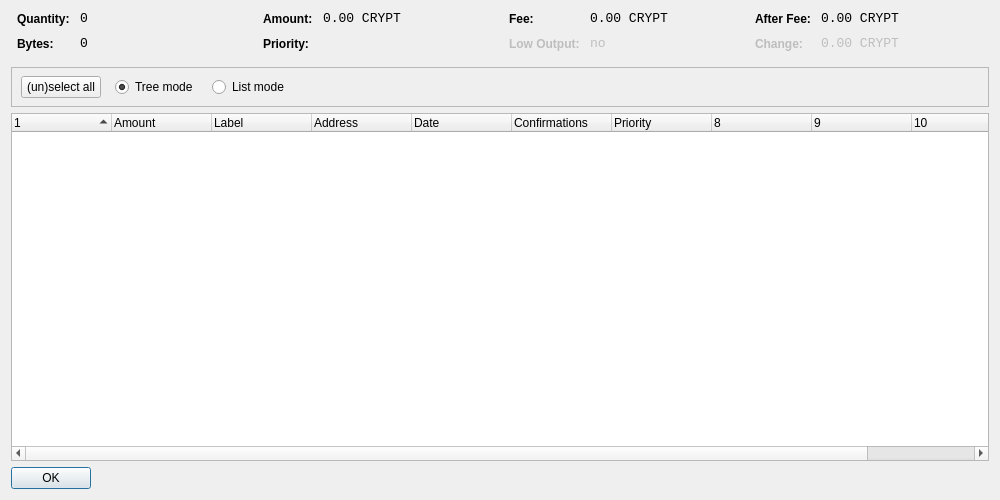
<?xml version="1.0" encoding="UTF-8"?>
<ui version="4.0">
 <class>CoinControlDialog</class>
 <widget class="QDialog" name="CoinControlDialog">
  <property name="geometry">
   <rect>
    <x>0</x>
    <y>0</y>
    <width>1000</width>
    <height>500</height>
   </rect>
  </property>
  <property name="windowTitle">
   <string>Coin Control</string>
  </property>
  <layout class="QVBoxLayout" name="verticalLayout">
   <item>
    <layout class="QHBoxLayout" name="horizontalLayoutTop" stretch="0,0,0,0">
     <property name="topMargin">
      <number>0</number>
     </property>
     <property name="bottomMargin">
      <number>10</number>
     </property>
     <item>
      <layout class="QFormLayout" name="formLayoutCoinControl1">
       <property name="horizontalSpacing">
        <number>10</number>
       </property>
       <property name="verticalSpacing">
        <number>10</number>
       </property>
       <property name="leftMargin">
        <number>6</number>
       </property>
       <property name="rightMargin">
        <number>6</number>
       </property>
       <item row="0" column="0">
        <widget class="QLabel" name="labelCoinControlQuantityText">
         <property name="styleSheet">
          <string notr="true">font-weight:bold;</string>
         </property>
         <property name="text">
          <string>Quantity:</string>
         </property>
        </widget>
       </item>
       <item row="0" column="1">
        <widget class="QLabel" name="labelCoinControlQuantity">
         <property name="font">
          <font>
           <family>Monospace</family>
           <pointsize>10</pointsize>
          </font>
         </property>
         <property name="cursor">
          <cursorShape>IBeamCursor</cursorShape>
         </property>
         <property name="contextMenuPolicy">
          <enum>Qt::ActionsContextMenu</enum>
         </property>
         <property name="text">
          <string notr="true">0</string>
         </property>
         <property name="textInteractionFlags">
          <set>Qt::LinksAccessibleByMouse|Qt::TextSelectableByKeyboard|Qt::TextSelectableByMouse</set>
         </property>
        </widget>
       </item>
       <item row="1" column="0">
        <widget class="QLabel" name="labelCoinControlBytesText">
         <property name="styleSheet">
          <string notr="true">font-weight:bold;</string>
         </property>
         <property name="text">
          <string>Bytes:</string>
         </property>
        </widget>
       </item>
       <item row="1" column="1">
        <widget class="QLabel" name="labelCoinControlBytes">
         <property name="font">
          <font>
           <family>Monospace</family>
           <pointsize>10</pointsize>
          </font>
         </property>
         <property name="cursor">
          <cursorShape>IBeamCursor</cursorShape>
         </property>
         <property name="contextMenuPolicy">
          <enum>Qt::ActionsContextMenu</enum>
         </property>
         <property name="text">
          <string notr="true">0</string>
         </property>
         <property name="textInteractionFlags">
          <set>Qt::LinksAccessibleByMouse|Qt::TextSelectableByKeyboard|Qt::TextSelectableByMouse</set>
         </property>
        </widget>
       </item>
      </layout>
     </item>
     <item>
      <layout class="QFormLayout" name="formLayoutCoinControl2">
       <property name="horizontalSpacing">
        <number>10</number>
       </property>
       <property name="verticalSpacing">
        <number>10</number>
       </property>
       <property name="leftMargin">
        <number>6</number>
       </property>
       <property name="rightMargin">
        <number>6</number>
       </property>
       <item row="0" column="0">
        <widget class="QLabel" name="labelCoinControlAmountText">
         <property name="styleSheet">
          <string notr="true">font-weight:bold;</string>
         </property>
         <property name="text">
          <string>Amount:</string>
         </property>
        </widget>
       </item>
       <item row="0" column="1">
        <widget class="QLabel" name="labelCoinControlAmount">
         <property name="font">
          <font>
           <family>Monospace</family>
           <pointsize>10</pointsize>
          </font>
         </property>
         <property name="cursor">
          <cursorShape>IBeamCursor</cursorShape>
         </property>
         <property name="contextMenuPolicy">
          <enum>Qt::ActionsContextMenu</enum>
         </property>
         <property name="text">
          <string notr="true">0.00 CRYPT</string>
         </property>
         <property name="textInteractionFlags">
          <set>Qt::LinksAccessibleByMouse|Qt::TextSelectableByKeyboard|Qt::TextSelectableByMouse</set>
         </property>
        </widget>
       </item>
       <item row="1" column="0">
        <widget class="QLabel" name="labelCoinControlPriorityText">
         <property name="styleSheet">
          <string notr="true">font-weight:bold;</string>
         </property>
         <property name="text">
          <string>Priority:</string>
         </property>
        </widget>
       </item>
       <item row="1" column="1">
        <widget class="QLabel" name="labelCoinControlPriority">
         <property name="font">
          <font>
           <family>Monospace</family>
           <pointsize>10</pointsize>
          </font>
         </property>
         <property name="cursor">
          <cursorShape>IBeamCursor</cursorShape>
         </property>
         <property name="contextMenuPolicy">
          <enum>Qt::ActionsContextMenu</enum>
         </property>
         <property name="text">
          <string/>
         </property>
         <property name="textInteractionFlags">
          <set>Qt::LinksAccessibleByMouse|Qt::TextSelectableByKeyboard|Qt::TextSelectableByMouse</set>
         </property>
        </widget>
       </item>
      </layout>
     </item>
     <item>
      <layout class="QFormLayout" name="formLayoutCoinControl3">
       <property name="horizontalSpacing">
        <number>10</number>
       </property>
       <property name="verticalSpacing">
        <number>10</number>
       </property>
       <property name="leftMargin">
        <number>6</number>
       </property>
       <property name="rightMargin">
        <number>6</number>
       </property>
       <item row="0" column="0">
        <widget class="QLabel" name="labelCoinControlFeeText">
         <property name="styleSheet">
          <string notr="true">font-weight:bold;</string>
         </property>
         <property name="text">
          <string>Fee:</string>
         </property>
        </widget>
       </item>
       <item row="0" column="1">
        <widget class="QLabel" name="labelCoinControlFee">
         <property name="font">
          <font>
           <family>Monospace</family>
           <pointsize>10</pointsize>
          </font>
         </property>
         <property name="cursor">
          <cursorShape>IBeamCursor</cursorShape>
         </property>
         <property name="contextMenuPolicy">
          <enum>Qt::ActionsContextMenu</enum>
         </property>
         <property name="text">
          <string notr="true">0.00 CRYPT</string>
         </property>
         <property name="textInteractionFlags">
          <set>Qt::LinksAccessibleByMouse|Qt::TextSelectableByKeyboard|Qt::TextSelectableByMouse</set>
         </property>
        </widget>
       </item>
       <item row="1" column="0">
        <widget class="QLabel" name="labelCoinControlLowOutputText">
         <property name="enabled">
          <bool>false</bool>
         </property>
         <property name="styleSheet">
          <string notr="true">font-weight:bold;</string>
         </property>
         <property name="text">
          <string>Low Output:</string>
         </property>
        </widget>
       </item>
       <item row="1" column="1">
        <widget class="QLabel" name="labelCoinControlLowOutput">
         <property name="enabled">
          <bool>false</bool>
         </property>
         <property name="font">
          <font>
           <family>Monospace</family>
           <pointsize>10</pointsize>
          </font>
         </property>
         <property name="cursor">
          <cursorShape>IBeamCursor</cursorShape>
         </property>
         <property name="contextMenuPolicy">
          <enum>Qt::ActionsContextMenu</enum>
         </property>
         <property name="text">
          <string notr="true">no</string>
         </property>
         <property name="textInteractionFlags">
          <set>Qt::LinksAccessibleByMouse|Qt::TextSelectableByKeyboard|Qt::TextSelectableByMouse</set>
         </property>
        </widget>
       </item>
      </layout>
     </item>
     <item>
      <layout class="QFormLayout" name="formLayoutCoinControl4">
       <property name="horizontalSpacing">
        <number>10</number>
       </property>
       <property name="verticalSpacing">
        <number>10</number>
       </property>
       <property name="leftMargin">
        <number>6</number>
       </property>
       <property name="rightMargin">
        <number>6</number>
       </property>
       <item row="0" column="0">
        <widget class="QLabel" name="labelCoinControlAfterFeeText">
         <property name="styleSheet">
          <string notr="true">font-weight:bold;</string>
         </property>
         <property name="text">
          <string>After Fee:</string>
         </property>
        </widget>
       </item>
       <item row="0" column="1">
        <widget class="QLabel" name="labelCoinControlAfterFee">
         <property name="font">
          <font>
           <family>Monospace</family>
           <pointsize>10</pointsize>
          </font>
         </property>
         <property name="cursor">
          <cursorShape>IBeamCursor</cursorShape>
         </property>
         <property name="contextMenuPolicy">
          <enum>Qt::ActionsContextMenu</enum>
         </property>
         <property name="text">
          <string notr="true">0.00 CRYPT</string>
         </property>
         <property name="textInteractionFlags">
          <set>Qt::LinksAccessibleByMouse|Qt::TextSelectableByKeyboard|Qt::TextSelectableByMouse</set>
         </property>
        </widget>
       </item>
       <item row="1" column="0">
        <widget class="QLabel" name="labelCoinControlChangeText">
         <property name="enabled">
          <bool>false</bool>
         </property>
         <property name="styleSheet">
          <string notr="true">font-weight:bold;</string>
         </property>
         <property name="text">
          <string>Change:</string>
         </property>
        </widget>
       </item>
       <item row="1" column="1">
        <widget class="QLabel" name="labelCoinControlChange">
         <property name="enabled">
          <bool>false</bool>
         </property>
         <property name="font">
          <font>
           <family>Monospace</family>
           <pointsize>10</pointsize>
          </font>
         </property>
         <property name="cursor">
          <cursorShape>IBeamCursor</cursorShape>
         </property>
         <property name="contextMenuPolicy">
          <enum>Qt::ActionsContextMenu</enum>
         </property>
         <property name="text">
          <string notr="true">0.00 CRYPT</string>
         </property>
         <property name="textInteractionFlags">
          <set>Qt::LinksAccessibleByMouse|Qt::TextSelectableByKeyboard|Qt::TextSelectableByMouse</set>
         </property>
        </widget>
       </item>
      </layout>
     </item>
    </layout>
   </item>
   <item>
    <widget class="QFrame" name="frame">
     <property name="minimumSize">
      <size>
       <width>0</width>
       <height>40</height>
      </size>
     </property>
     <property name="frameShape">
      <enum>QFrame::StyledPanel</enum>
     </property>
     <property name="frameShadow">
      <enum>QFrame::Sunken</enum>
     </property>
     <widget class="QWidget" name="horizontalLayoutWidget">
      <property name="geometry">
       <rect>
        <x>10</x>
        <y>0</y>
        <width>781</width>
        <height>41</height>
       </rect>
      </property>
      <layout class="QHBoxLayout" name="horizontalLayoutPanel" stretch="0,0,0,0,0">
       <property name="spacing">
        <number>14</number>
       </property>
       <item>
        <widget class="QPushButton" name="pushButtonSelectAll">
         <property name="sizePolicy">
          <sizepolicy hsizetype="Maximum" vsizetype="Fixed">
           <horstretch>0</horstretch>
           <verstretch>0</verstretch>
          </sizepolicy>
         </property>
         <property name="text">
          <string>(un)select all</string>
         </property>
        </widget>
       </item>
       <item>
        <widget class="QRadioButton" name="radioTreeMode">
         <property name="sizePolicy">
          <sizepolicy hsizetype="Maximum" vsizetype="Fixed">
           <horstretch>0</horstretch>
           <verstretch>0</verstretch>
          </sizepolicy>
         </property>
         <property name="text">
          <string>Tree mode</string>
         </property>
         <property name="checked">
          <bool>true</bool>
         </property>
        </widget>
       </item>
       <item>
        <widget class="QRadioButton" name="radioListMode">
         <property name="sizePolicy">
          <sizepolicy hsizetype="Maximum" vsizetype="Fixed">
           <horstretch>0</horstretch>
           <verstretch>0</verstretch>
          </sizepolicy>
         </property>
         <property name="text">
          <string>List mode</string>
         </property>
        </widget>
       </item>
       <item>
        <spacer name="horizontalSpacer">
         <property name="orientation">
          <enum>Qt::Horizontal</enum>
         </property>
         <property name="sizeHint" stdset="0">
          <size>
           <width>40</width>
           <height>20</height>
          </size>
         </property>
        </spacer>
       </item>
      </layout>
     </widget>
    </widget>
   </item>
   <item>
    <widget class="CoinControlTreeWidget" name="treeWidget">
     <property name="contextMenuPolicy">
      <enum>Qt::CustomContextMenu</enum>
     </property>
     <property name="sortingEnabled">
      <bool>false</bool>
     </property>
     <property name="columnCount">
      <number>11</number>
     </property>
     <attribute name="headerShowSortIndicator" stdset="0">
      <bool>true</bool>
     </attribute>
     <attribute name="headerStretchLastSection">
      <bool>false</bool>
     </attribute>
     <column>
      <property name="text">
       <string/>
      </property>
     </column>
     <column>
      <property name="text">
       <string>Amount</string>
      </property>
     </column>
     <column>
      <property name="text">
       <string>Label</string>
      </property>
     </column>
     <column>
      <property name="text">
       <string>Address</string>
      </property>
     </column>
     <column>
      <property name="text">
       <string>Date</string>
      </property>
     </column>
     <column>
      <property name="text">
       <string>Confirmations</string>
      </property>
      <property name="toolTip">
       <string>Confirmed</string>
      </property>
     </column>
     <column>
      <property name="text">
       <string>Priority</string>
      </property>
     </column>
     <column>
      <property name="text">
       <string/>
      </property>
     </column>
     <column>
      <property name="text">
       <string/>
      </property>
     </column>
     <column>
      <property name="text">
       <string/>
      </property>
     </column>
     <column>
      <property name="text">
       <string/>
      </property>
     </column>
    </widget>
   </item>
   <item>
    <widget class="QDialogButtonBox" name="buttonBox">
     <property name="sizePolicy">
      <sizepolicy hsizetype="Maximum" vsizetype="Fixed">
       <horstretch>0</horstretch>
       <verstretch>0</verstretch>
      </sizepolicy>
     </property>
     <property name="orientation">
      <enum>Qt::Horizontal</enum>
     </property>
     <property name="standardButtons">
      <set>QDialogButtonBox::Ok</set>
     </property>
    </widget>
   </item>
  </layout>
 </widget>
 <customwidgets>
  <customwidget>
   <class>CoinControlTreeWidget</class>
   <extends>QTreeWidget</extends>
   <header>coincontroltreewidget.h</header>
  </customwidget>
 </customwidgets>
 <resources/>
 <connections/>
</ui>
